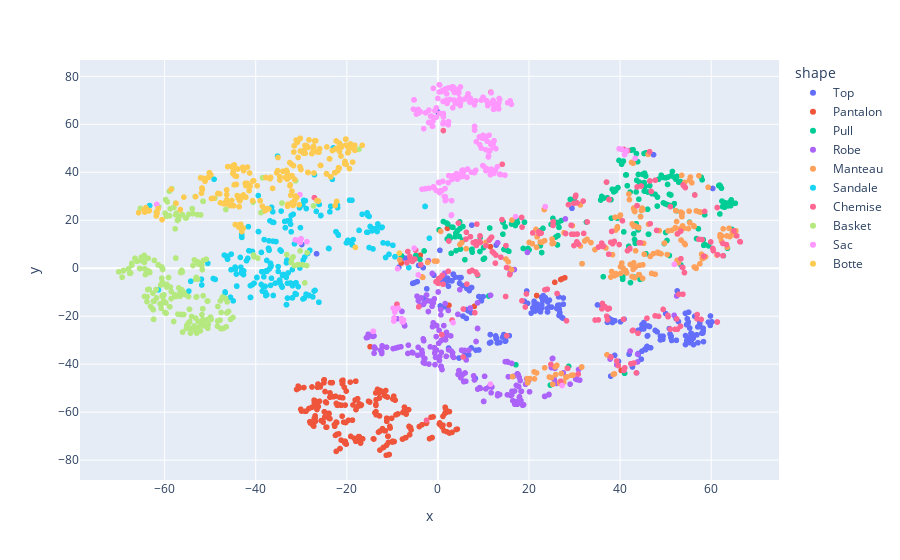

This figure's notebook cell:
### Code cell
import plotly.express as px

from sklearn.manifold import TSNE
vectorizer = np.vectorize(lambda x: colors[x % len(colors)])

tsne = TSNE(n_components=2,perplexity=10, random_state=42)
t_train= tsne.fit_transform(X_train)
fig = px.scatter(df,x=t_train[:,0], y=t_train[:,1], color='shape', labels=dico3, category_orders={"shape": ['Top','Pantalon','Pull','Robe','Manteau','Sandale','Chemise','Basket','Sac','Botte']})
fig.show()

### Figure 1 — Plotly figure (JSON) as saved in the notebook; plotly's stock layout.template omitted (floating-point values rounded to 4 significant figures; data arrays with more than 128 entries replaced by an {"elided": "..."} marker saying what was removed)
{"data": [{"hovertemplate": "shape=Top<br>x=%{x}<br>y=%{y}<extra></extra>", "legendgroup": "Top", "marker": {"color": "#636efa", "symbol": "circle"}, "mode": "markers", "name": "Top", "showlegend": true, "type": "scattergl", "x": {"elided": "194 float values"}, "xaxis": "x", "y": {"elided": "194 float values"}, "yaxis": "y"}, {"hovertemplate": "shape=Pantalon<br>x=%{x}<br>y=%{y}<extra></extra>", "legendgroup": "Pantalon", "marker": {"color": "#EF553B", "symbol": "circle"}, "mode": "markers", "name": "Pantalon", "showlegend": true, "type": "scattergl", "x": {"elided": "216 float values"}, "xaxis": "x", "y": {"elided": "216 float values"}, "yaxis": "y"}, {"hovertemplate": "shape=Pull<br>x=%{x}<br>y=%{y}<extra></extra>", "legendgroup": "Pull", "marker": {"color": "#00cc96", "symbol": "circle"}, "mode": "markers", "name": "Pull", "showlegend": true, "type": "scattergl", "x": {"elided": "202 float values"}, "xaxis": "x", "y": {"elided": "202 float values"}, "yaxis": "y"}, {"hovertemplate": "shape=Robe<br>x=%{x}<br>y=%{y}<extra></extra>", "legendgroup": "Robe", "marker": {"color": "#ab63fa", "symbol": "circle"}, "mode": "markers", "name": "Robe", "showlegend": true, "type": "scattergl", "x": {"elided": "195 float values"}, "xaxis": "x", "y": {"elided": "195 float values"}, "yaxis": "y"}, {"hovertemplate": "shape=Manteau<br>x=%{x}<br>y=%{y}<extra></extra>", "legendgroup": "Manteau", "marker": {"color": "#FFA15A", "symbol": "circle"}, "mode": "markers", "name": "Manteau", "showlegend": true, "type": "scattergl", "x": {"elided": "186 float values"}, "xaxis": "x", "y": {"elided": "186 float values"}, "yaxis": "y"}, {"hovertemplate": "shape=Sandale<br>x=%{x}<br>y=%{y}<extra></extra>", "legendgroup": "Sandale", "marker": {"color": "#19d3f3", "symbol": "circle"}, "mode": "markers", "name": "Sandale", "showlegend": true, "type": "scattergl", "x": {"elided": "200 float values"}, "xaxis": "x", "y": {"elided": "200 float values"}, "yaxis": "y"}, {"hovertemplate": "shape=Chemise<br>x=%{x}<br>y=%{y}<extra></extra>", "legendgroup": "Chemise", "marker": {"color": "#FF6692", "symbol": "circle"}, "mode": "markers", "name": "Chemise", "showlegend": true, "type": "scattergl", "x": {"elided": "194 float values"}, "xaxis": "x", "y": {"elided": "194 float values"}, "yaxis": "y"}, {"hovertemplate": "shape=Basket<br>x=%{x}<br>y=%{y}<extra></extra>", "legendgroup": "Basket", "marker": {"color": "#B6E880", "symbol": "circle"}, "mode": "markers", "name": "Basket", "showlegend": true, "type": "scattergl", "x": {"elided": "215 float values"}, "xaxis": "x", "y": {"elided": "215 float values"}, "yaxis": "y"}, {"hovertemplate": "shape=Sac<br>x=%{x}<br>y=%{y}<extra></extra>", "legendgroup": "Sac", "marker": {"color": "#FF97FF", "symbol": "circle"}, "mode": "markers", "name": "Sac", "showlegend": true, "type": "scattergl", "x": {"elided": "198 float values"}, "xaxis": "x", "y": {"elided": "198 float values"}, "yaxis": "y"}, {"hovertemplate": "shape=Botte<br>x=%{x}<br>y=%{y}<extra></extra>", "legendgroup": "Botte", "marker": {"color": "#FECB52", "symbol": "circle"}, "mode": "markers", "name": "Botte", "showlegend": true, "type": "scattergl", "x": {"elided": "200 float values"}, "xaxis": "x", "y": {"elided": "200 float values"}, "yaxis": "y"}], "layout": {"legend": {"title": {"text": "shape"}, "tracegroupgap": 0}, "margin": {"t": 60}, "xaxis": {"anchor": "y", "domain": [0, 1], "title": {"text": "x"}}, "yaxis": {"anchor": "x", "domain": [0, 1], "title": {"text": "y"}}}}
